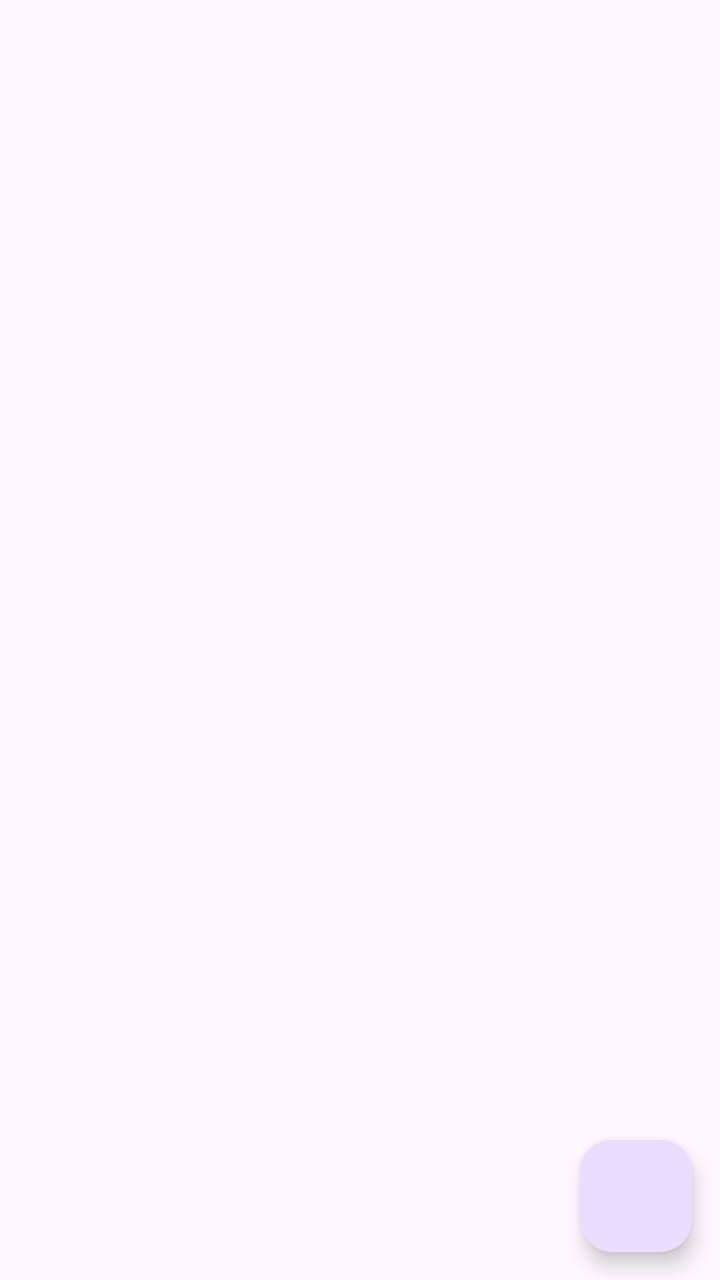
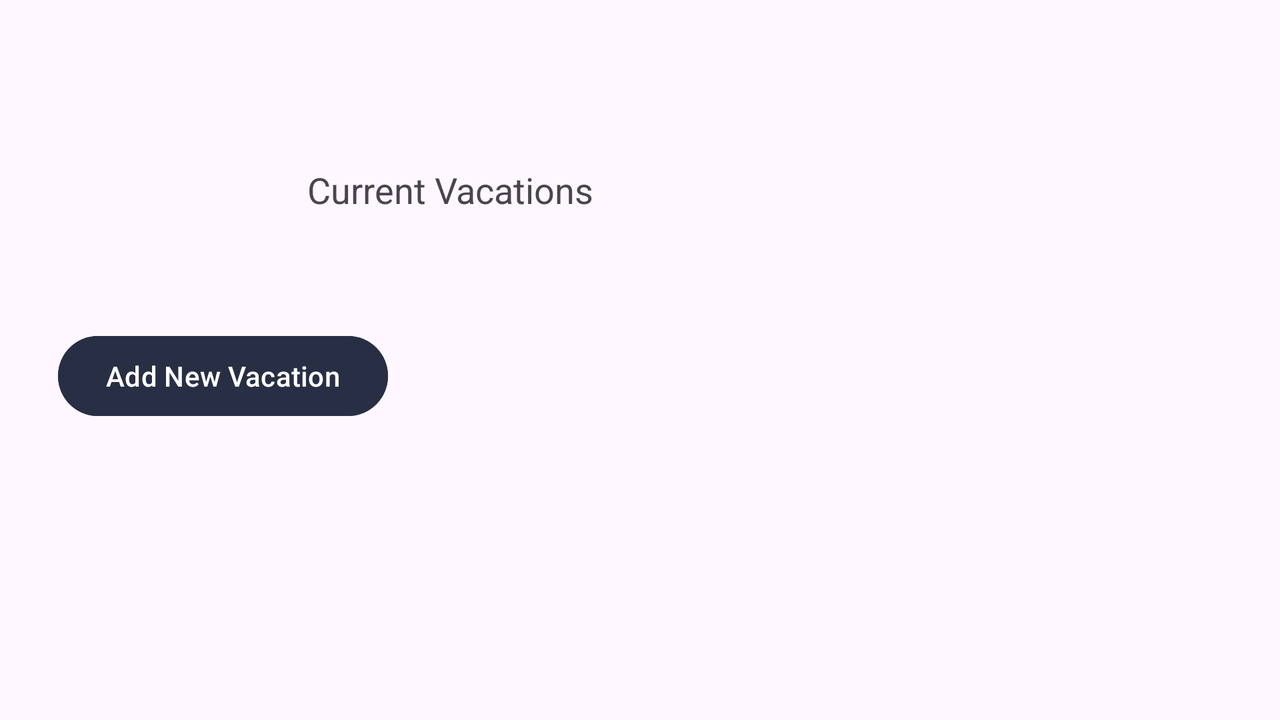

First picture: res/layout/ on a phone held upright. Second picture: the repository's own variant of that layout, on a device whose configuration matches the variant's folder. Source for both follows.
<!-- AndroidManifest.xml: application theme Theme.RidgwayVacationPlannerD308 -->
<!-- res/layout/activity_vacation_list.xml -->
<?xml version="1.0" encoding="utf-8"?>
<androidx.constraintlayout.widget.ConstraintLayout xmlns:android="http://schemas.android.com/apk/res/android"
    xmlns:app="http://schemas.android.com/apk/res-auto"
    xmlns:tools="http://schemas.android.com/tools"
    android:id="@+id/main"
    android:layout_width="match_parent"
    android:layout_height="match_parent"
    tools:context=".UI.VacationList">

    <com.google.android.material.floatingactionbutton.FloatingActionButton
        android:id="@+id/floatingActionButton"
        android:layout_width="wrap_content"
        android:layout_height="wrap_content"
        android:clickable="true"
        app:layout_constraintBottom_toBottomOf="parent"
        app:layout_constraintEnd_toEndOf="parent"
        app:layout_constraintHorizontal_bias="0.954"
        app:layout_constraintStart_toStartOf="parent"
        app:layout_constraintTop_toTopOf="parent"
        app:layout_constraintVertical_bias="0.976"
        app:srcCompat="@drawable/baseline_add_24" />

    <androidx.recyclerview.widget.RecyclerView
        android:id="@+id/recyclerview"
        android:layout_width="410dp"
        android:layout_height="629dp"
        app:layout_constraintLeft_toLeftOf="parent"
        app:layout_constraintTop_toTopOf="parent"
        android:paddingTop="100dp"
        android:paddingLeft="175dp"/>


</androidx.constraintlayout.widget.ConstraintLayout>
<!-- resources referenced by this layout -->
<resources>
  <style name="Theme.RidgwayVacationPlannerD308" parent="Base.Theme.RidgwayVacationPlannerD308" />
  <style name="Base.Theme.RidgwayVacationPlannerD308" parent="Theme.Material3.DayNight">
          
          
          
      </style>
</resources>
<!-- res/layout-land/activity_vacation_list.xml (the repository's variant of the layout above) -->
<!-- drawn on the phone turned sideways -->
<?xml version="1.0" encoding="utf-8"?>
<androidx.constraintlayout.widget.ConstraintLayout
    xmlns:android="http://schemas.android.com/apk/res/android"
    xmlns:app="http://schemas.android.com/apk/res-auto"
    xmlns:tools="http://schemas.android.com/tools"
    android:id="@+id/main"
    android:layout_width="match_parent"
    android:layout_height="match_parent"
    tools:context=".UI.VacationList">

    <Button
        android:id="@+id/addVacationButton"
        android:layout_width="wrap_content"
        android:layout_height="wrap_content"
        android:backgroundTint="@color/button"
        android:text="Add New Vacation"
        app:layout_constraintBottom_toBottomOf="parent"
        app:layout_constraintEnd_toEndOf="parent"
        app:layout_constraintHorizontal_bias="0.061"
        app:layout_constraintStart_toStartOf="parent"
        app:layout_constraintTop_toTopOf="parent"
        app:layout_constraintVertical_bias="0.526" />

    <TextView
        android:id="@+id/currentVacationsLabel"
        android:layout_width="459dp"
        android:layout_height="wrap_content"
        android:layout_gravity="center_horizontal"
        android:paddingTop="35dp"
        android:text="Current Vacations"
        android:textSize="18sp"
        app:layout_constraintBottom_toBottomOf="parent"
        app:layout_constraintEnd_toEndOf="parent"
        app:layout_constraintHorizontal_bias="0.849"
        app:layout_constraintStart_toStartOf="parent"
        app:layout_constraintTop_toTopOf="parent"
        app:layout_constraintVertical_bias="0.159" />

    <androidx.recyclerview.widget.RecyclerView
        android:id="@+id/recyclerview"
        android:layout_width="459dp"
        android:layout_height="296dp"
        android:layout_marginTop="67dp"
        android:layout_weight="1"
        android:padding="8dp"
        app:layout_constraintBottom_toBottomOf="parent"
        app:layout_constraintEnd_toEndOf="parent"
        app:layout_constraintHorizontal_bias="0.849"
        app:layout_constraintStart_toStartOf="parent"
        app:layout_constraintTop_toBottomOf="@+id/currentVacationsLabel"
        app:layout_constraintVertical_bias="1.0" />


</androidx.constraintlayout.widget.ConstraintLayout>
<!-- resources referenced by the variant -->
<!-- as the phone turned sideways resolves them -->
<resources>
  <color name="button">#282f44</color>
  <style name="Theme.RidgwayVacationPlannerD308" parent="Base.Theme.RidgwayVacationPlannerD308" />
  <style name="Base.Theme.RidgwayVacationPlannerD308" parent="Theme.Material3.DayNight">
          
          
          
      </style>
</resources>
